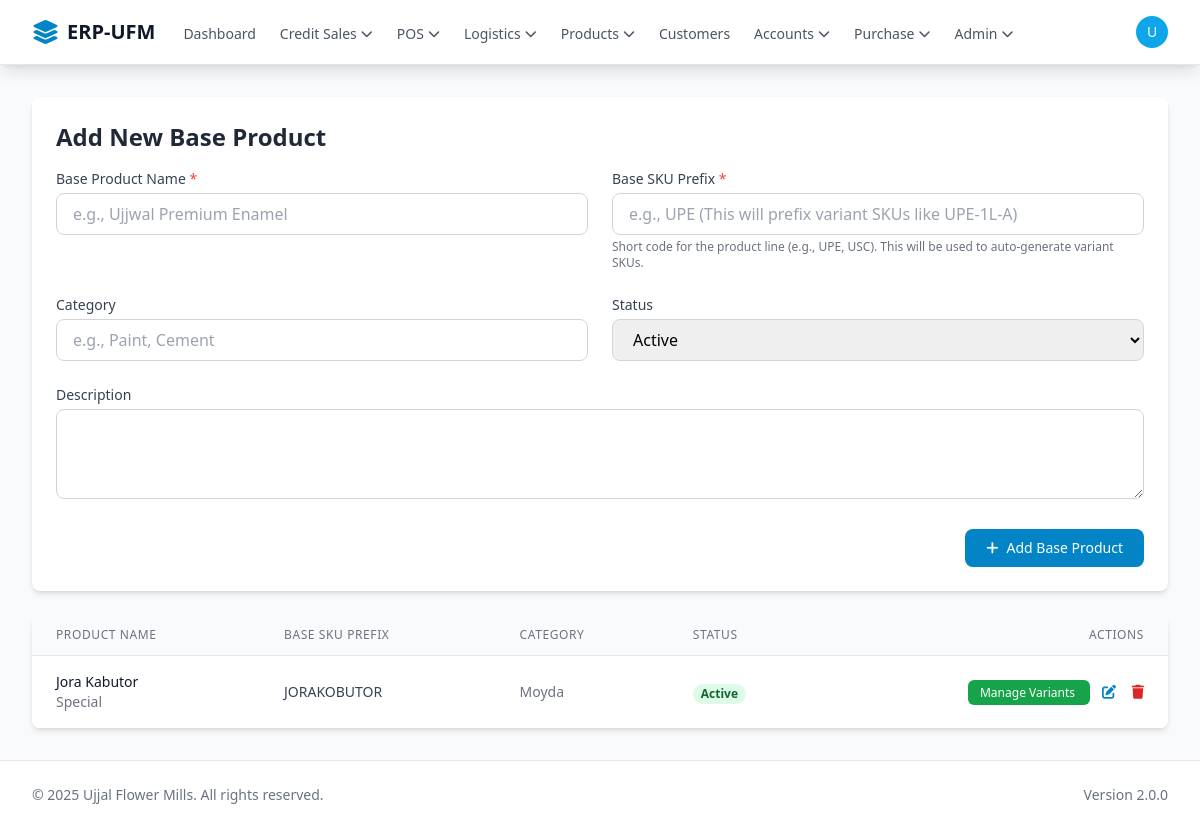
Before: /product/base_products.php (signed in) with the older database file.
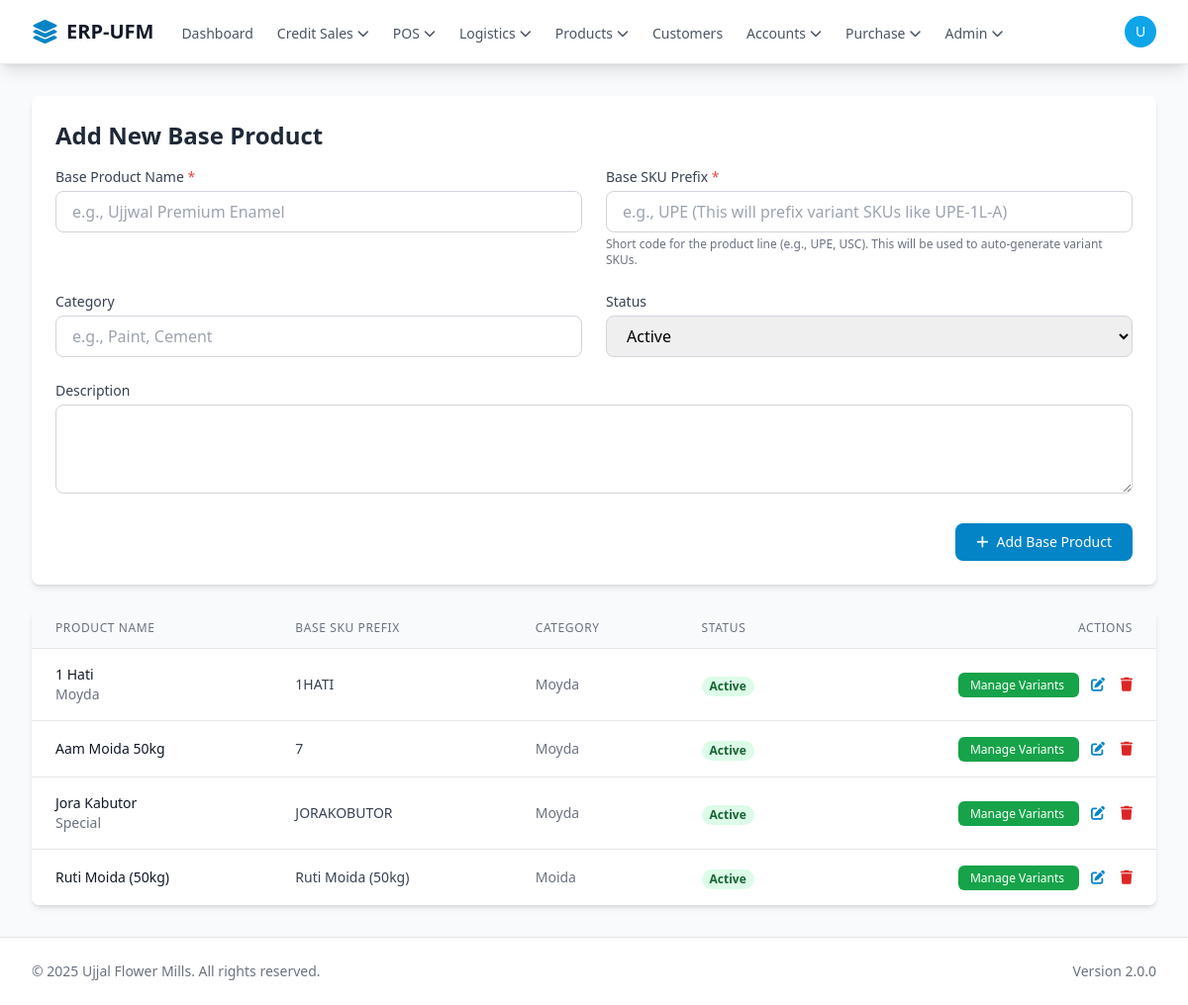
After: the same page with the newer database file.
### tables this page shows
CREATE TABLE `products` (
  `id` bigint(20) UNSIGNED NOT NULL,
  `uuid` varchar(36) NOT NULL DEFAULT uuid(),
  `base_name` varchar(255) NOT NULL,
  `base_sku` varchar(100) DEFAULT NULL COMMENT 'A general SKU for the product line, e.g., UPP',
  `description` text DEFAULT NULL,
  `category` varchar(100) DEFAULT NULL,
  `status` enum('active','inactive') NOT NULL DEFAULT 'active',
  `created_at` timestamp NOT NULL DEFAULT current_timestamp(),
  `updated_at` timestamp NOT NULL DEFAULT current_timestamp() ON UPDATE current_timestamp()
);

### core/init.php (called while the page is built, shortened)
<?php
spl_autoload_register(function ($class) {
    $class_file = __DIR__ . '/classes/' . $class . '.php';
});
$db = Database::getInstance();

### core/classes/Database.php (called while the page is built, shortened)
<?php
class Database
{
    private static $_instance = null;
    private $_pdo,
            $_query,
            $_error = false,
            $_results,
            $_count = 0;
    private function __construct()
    {
        try {
            $options = [
                PDO::ATTR_PERSISTENT => true,
                PDO::ATTR_ERRMODE => PDO::ERRMODE_EXCEPTION,
                PDO::ATTR_DEFAULT_FETCH_MODE => PDO::FETCH_OBJ,
                PDO::MYSQL_ATTR_INIT_COMMAND => "SET NAMES utf8mb4 COLLATE utf8mb4_unicode_ci"
            ];
            $this->_pdo = new PDO('mysql:host=' . DB_HOST . ';dbname=' . DB_NAME . ';charset=utf8mb4', DB_USER, DB_PASS, $options);
        } catch (PDOException $e) {
            error_log("Database Connection Error: " . $e->getMessage());
            die("Database connection failed. Please check logs or contact support.");
        }
    }
    public static function getInstance()
    {
        if (!isset(self::$_instance)) {
            self::$_instance = new Database();
        }
        return self::$_instance;
    }
    public function query($sql, $params = [])
    {
        $this->_results = [];
        try {
            $this->_query = $this->_pdo->prepare($sql);
            $success = $this->_query->execute($params);
            if ($success) {
                if (stripos(trim($sql), 'SELECT') === 0) {
                    $this->_results = $this->_query->fetchAll(PDO::FETCH_OBJ);
                } else {
                    $this->_count = $this->_query->rowCount();
                }
            }
        } catch (PDOException $e) {
            $this->_error = true;
            error_log("SQL Error [{$e->getCode()}]: {$e->getMessage()} in query: $sql | Params: " . print_r($params, true));
        }
        return $this;
    }
    public function results()
    {
        return $this->_results;
    }
}
?>

### product/base_products.php (the view, shortened to what the changed rows need)
<?php
require_once '../core/init.php';
global $db;
$edit_mode = false;
$products = $db->query("SELECT * FROM products ORDER BY base_name ASC")->results();
require_once '../templates/header.php';
?>
<div class="bg-white rounded-lg shadow-md p-6 mb-6">
    <h2 class="text-2xl font-bold text-gray-800 mb-4">
        <?php echo $edit_mode ? 'Edit Base Product' : 'Add New Base Product'; ?>
    </h2>
</div>
<div class="bg-white rounded-lg shadow-md overflow-hidden">
    <div class="overflow-x-auto">
        <table class="min-w-full divide-y divide-gray-200">
            <thead class="bg-gray-50">
                <tr>
                    <th scope="col" class="px-6 py-3 text-left text-xs font-medium text-gray-500 uppercase tracking-wider">Product Name</th>
                    <th scope="col" class="px-6 py-3 text-left text-xs font-medium text-gray-500 uppercase tracking-wider">Base SKU Prefix</th>
                    <th scope="col" class="px-6 py-3 text-left text-xs font-medium text-gray-500 uppercase tracking-wider">Category</th>
                    <th scope="col" class="px-6 py-3 text-left text-xs font-medium text-gray-500 uppercase tracking-wider">Status</th>
                    <th scope="col" class="px-6 py-3 text-right text-xs font-medium text-gray-500 uppercase tracking-wider">Actions</th>
                </tr>
            </thead>
            <tbody class="bg-white divide-y divide-gray-200">
                <?php if (empty($products)): ?>
                    <tr>
                        <td colspan="5" class="px-6 py-4 whitespace-nowrap text-sm text-gray-500 text-center">
                            No base products found. Start by adding one above.
                        </td>
                    </tr>
                <?php else: ?>
                    <?php foreach ($products as $product): ?>
                        <tr>
                            <td class="px-6 py-4 whitespace-nowrap">
                                <div class="text-sm font-medium text-gray-900"><?php echo htmlspecialchars($product->base_name); ?></div>
                                <div class="text-sm text-gray-500 truncate" style="max-width: 250px;"><?php echo htmlspecialchars($product->description ?? 'N/A'); ?></div>
                            </td>
                            <td class="px-6 py-4 whitespace-nowrap text-sm font-medium text-gray-700"><?php echo htmlspecialchars($product->base_sku ?? 'N/A'); ?></td>
                            <td class="px-6 py-4 whitespace-nowrap text-sm text-gray-500"><?php echo htmlspecialchars($product->category ?? 'N/A'); ?></td>
                            <td class="px-6 py-4 whitespace-nowrap">
                                <?php if ($product->status == 'active'): ?>
                                    <span class="px-2 inline-flex text-xs leading-5 font-semibold rounded-full bg-green-100 text-green-800">
                                        Active
                                    </span>
                                <?php else: ?>
                                    <span class="px-2 inline-flex text-xs leading-5 font-semibold rounded-full bg-red-100 text-red-800">
                                        Inactive
                                    </span>
                                <?php endif; ?>
                            </td>
                            <td class="px-6 py-4 whitespace-nowrap text-right text-sm font-medium space-x-3">
                                <a href="manage_variants.php?product_id=<?php echo $product->id; ?>" class="text-white bg-green-600 hover:bg-green-700 px-3 py-1 rounded-md text-xs font-medium">
                                    Manage Variants
                                </a>
                                <a href="base_products.php?edit=<?php echo $product->id; ?>" class="text-primary-600 hover:text-primary-900" title="Edit Base Product">
                                    <i class="fas fa-edit"></i>
                                </a>
                                <a href="base_products.php?delete=<?php echo $product->id; ?>" class="text-red-600 hover:text-red-900"
                                   title="Delete Base Product"
                                   onclick="return confirm('Are you sure you want to delete this base product? This will also delete ALL of its variants and inventory. This action cannot be undone.');">
                                    <i class="fas fa-trash"></i>
                                </a>
                            </td>
                        </tr>
                    <?php endforeach; ?>
                <?php endif; ?>
            </tbody>
        </table>
    </div>
</div>
<?php
require_once '../templates/footer.php';
?>

Changed rows visible on the page:
added products: base_name "1 Hati", description "Moyda", base_sku "1HATI", category "Moyda", status "Active"
added products: base_name "Aam Moida 50kg", base_sku "7", category "Moyda", status "Active"
added products: base_name "Ruti Moida (50kg)", base_sku "Ruti Moida (50kg)", category "Moida", status "Active"
